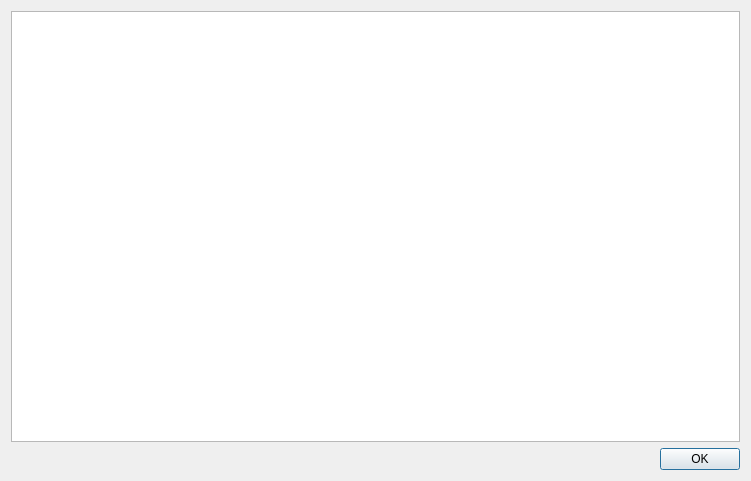
<?xml version="1.0" encoding="UTF-8"?>
<ui version="4.0">
 <class>DialogViewfile</class>
 <widget class="QDialog" name="DialogViewfile">
  <property name="geometry">
   <rect>
    <x>0</x>
    <y>0</y>
    <width>751</width>
    <height>481</height>
   </rect>
  </property>
  <property name="windowTitle">
   <string>Dialog</string>
  </property>
  <layout class="QGridLayout" name="gridLayout">
   <item row="0" column="0">
    <layout class="QVBoxLayout" name="verticalLayout">
     <item>
      <widget class="QTextBrowser" name="textBrowser"/>
     </item>
     <item>
      <widget class="QDialogButtonBox" name="buttonBox">
       <property name="orientation">
        <enum>Qt::Horizontal</enum>
       </property>
       <property name="standardButtons">
        <set>QDialogButtonBox::Ok</set>
       </property>
      </widget>
     </item>
    </layout>
   </item>
  </layout>
 </widget>
 <resources/>
 <connections>
  <connection>
   <sender>buttonBox</sender>
   <signal>accepted()</signal>
   <receiver>DialogViewfile</receiver>
   <slot>accept()</slot>
   <hints>
    <hint type="sourcelabel">
     <x>248</x>
     <y>254</y>
    </hint>
    <hint type="destinationlabel">
     <x>157</x>
     <y>274</y>
    </hint>
   </hints>
  </connection>
  <connection>
   <sender>buttonBox</sender>
   <signal>rejected()</signal>
   <receiver>DialogViewfile</receiver>
   <slot>reject()</slot>
   <hints>
    <hint type="sourcelabel">
     <x>316</x>
     <y>260</y>
    </hint>
    <hint type="destinationlabel">
     <x>286</x>
     <y>274</y>
    </hint>
   </hints>
  </connection>
 </connections>
</ui>
